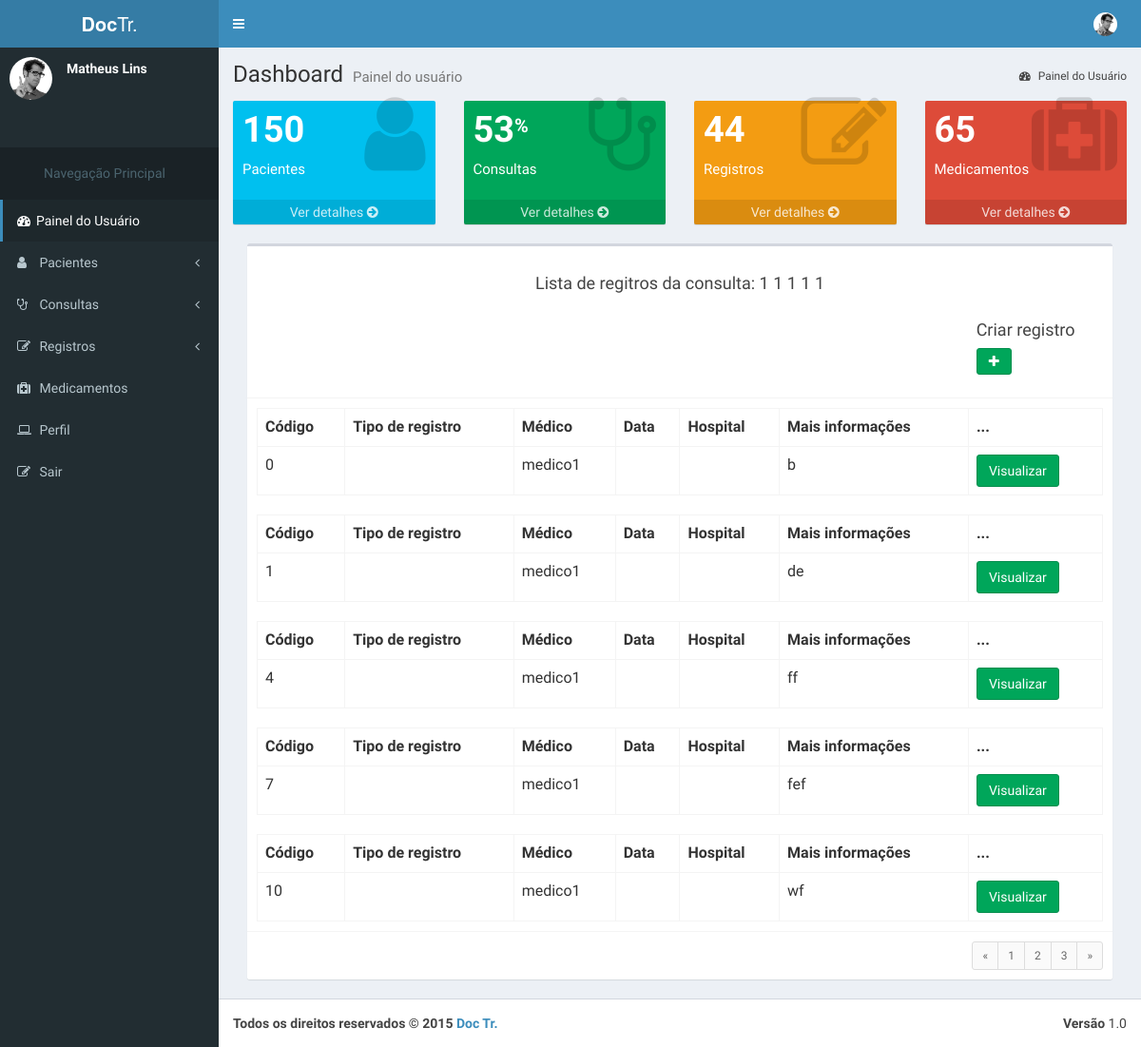
Page /registros/registros_da_consulta (signed in) on the earlier database version.
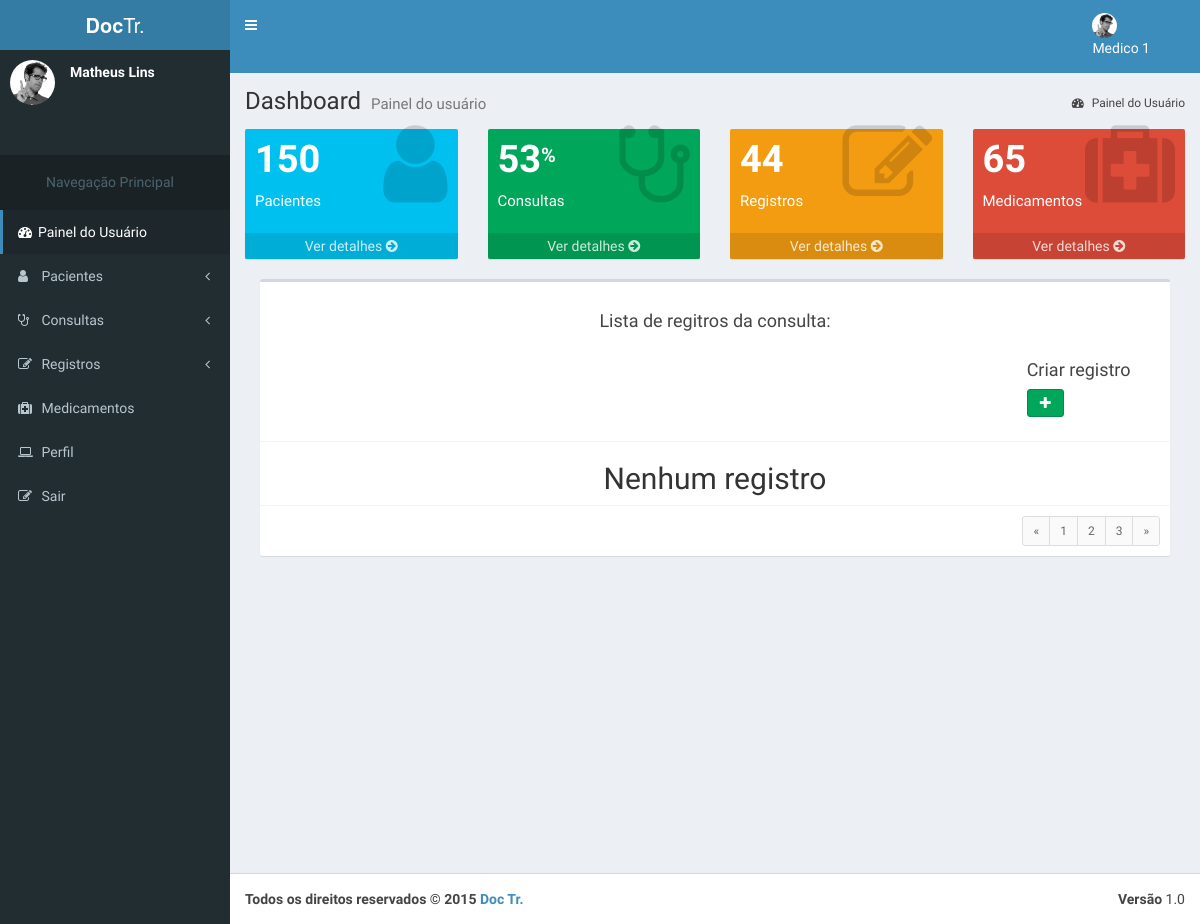
Same page on the later database version.
### register/models.py (models this page shows, shortened)
class Register(models.Model):
    register_code = models.IntegerField('ID',primary_key=True, null=False, blank=False)
    about = models.TextField('Mais informações', blank = True)
    created_at = models.DateTimeField('Criado em', auto_now_add=True)
    updated_at = models.DateTimeField('Atualizado em', auto_now=True)
    slug = models.SlugField('Atalho', max_length = 150, editable=True)
    consult = models.ForeignKey("consult.Consult", verbose_name='Consulta',
        related_name='register_Consult'
    )
    @models.permalink
    def get_absolute_url(self):
        return('register:details_register', (), {'slug': self.slug})
    class Meta:
        verbose_name = 'Registro'
        verbose_name_plural = 'Registros'
        ordering = ['register_code']

### consult/models.py (models this page shows, shortened)
class Consult(models.Model):
    consult_code = models.CharField('Código da Consulta', max_length=100, null=False, unique=True, primary_key=True)
    consult_type = models.CharField('Tipo de Consulta', max_length = 100)
    hospital = models.CharField('Hospital', max_length= 50)
    slug = models.SlugField('Atalho', max_length = 150, editable=True)
    about = models.TextField('Mais informações', blank = True)
    date_consult = models.DateTimeField('Data que está marcada a Consulta',auto_now_add=True, blank=True, null=True)
    created_at = models.DateTimeField('Criado em', auto_now_add=True)
    updated_at = models.DateTimeField('Atualizado em', auto_now=True)
    doctor = models.ForeignKey(
        settings.AUTH_USER_MODEL, verbose_name='Médico',
        related_name='consult_médico'
    )
    class Meta:
        verbose_name = 'Consulta'
        verbose_name_plural = 'Consultas'
        ordering = ['consult_type']

### accounts/models.py (models this page shows, shortened)
class UserU(AbstractBaseUser, PermissionsMixin):
    name = models.CharField('name', max_length=100, blank=True,null=True)
    email = models.EmailField('E-mail', unique=True)
    phone = models.CharField('Telefone', max_length=100, blank=True,null=True)
    username = models.CharField('name de Usuário', unique=True, max_length=100)
    birth_data = models.CharField('Data de Nascimento', max_length=100,blank=True)
    sex = models.CharField('Sexo',max_length=1, choices=(('M', 'Masculino'), ('F', 'Feminino')), default='Masculino')
    is_active = models.BooleanField('Está ativo?', blank=True, default=True)
    is_staff = models.BooleanField('É da equipe?', blank=True, default=False)
    date_joined = models.DateTimeField('Data de Entrada', auto_now_add=True)
    objects = UserManager()
    USERNAME_FIELD = 'username'
    REQUIRED_FIELDS = ['email','name']
    def __str__(self):
        return self.username
    class Meta:
        verbose_name = 'Usuário'
        verbose_name_plural = 'Usuários'

### register/views.py (the view)
@login_required(redirect_field_name='login_obrigatorio')
def consult_register(request):
	consult_register = Register.objects.all()
	template_name = 'consult_register.html'
	contexto = {
		'consult_register':consult_register
	}
	return render(request, template_name, contexto)

### register/templates/consult_register.html (shortened to what this page needs)
{% extends 'doctor/dashboard_doctor.html' %}
{% load static %}
      {% block content %}
        {% block shortcuts %}
            {{ block.super }}
            <div class="col-md-12">
              <div class="box">
                <div class="box-header with-border">
                  <br>
                  <center><h3 class="box-title">Lista de regitros da consulta:
                    {% for register in consult_register %}
                      {{register.consult.consult_code}}
                    {% endfor %}
                      </h3></center>
                  <br>
                  <form class="col-md-12 col-lg-offset-10">
                  <h4>Criar registro</h4>
                    <div class="input-group">
                      <div class="input-group-btn">
                      <a href="{% url 'register:choice_register' %}"><button class="btn btn-success" type="button"><i class="fa fa-plus"></i></button></a>
                      </div>
                    </div>
                  </form>
                </div>
                {% for register in consult_register %}
                <div class="box-body">
                  <table class="table table-bordered">
                    <tr>
                      <th>Código</th>
                      <th>Tipo de registro</th>
                      <th>Médico</th>
                      <th>Data</th>
                      <th>Hospital</th>
                      <th>Mais informações</th>
                      <th>...</th>
                    </tr>
                    <tr>
                      <td>{{register.register_code}}</td>
                      <td>{{register.register_type}}</td>
                      <td>{{register.consult.doctor}}</td>
                      <td></td>
                      <td>{{register.hospital}}</td>
                      <td>{{register.about}}</td>
                      <td>
                        <div class="input-group">
                          <div class="input-group-btn">
                            <a href="{{ register.get_absolute_url }}"><button class="btn btn-success" type="button">Visualizar</button></a>
                          </div>
                        </div>
                      </td>
                    </tr>
                  </table>
                </div>
                {% empty %}
                <h2><center>Nenhum registro</center></h2>
                {% endfor %}
                <div class="box-footer clearfix">
                  <ul class="pagination pagination-sm no-margin pull-right">
                    <li><a href="#">&laquo;</a></li>
                    <li><a href="#">1</a></li>
                    <li><a href="#">2</a></li>
                    <li><a href="#">3</a></li>
                    <li><a href="#">&raquo;</a></li>
                  </ul>
                </div>
              </div>
            </div>
		</div>
    </div>
        {% endblock %}
      {% endblock %}

### accounts/templates/doctor/dashboard_doctor.html (shortened to what this page needs)
{% load static %}
<html>
  <head>
    <link rel="stylesheet" href="{% static 'bootstrap/css/bootstrap.min.css' %}">
    <link rel="stylesheet" href="http://maxcdn.bootstrapcdn.com/font-awesome/4.4.0/css/font-awesome.min.css">
    <link rel="stylesheet" href="http://code.ionicframework.com/ionicons/2.0.1/css/ionicons.min.css">
    <link rel="stylesheet" href="{% static 'dist/css/AdminLTE.min.css' %}">
    <link rel="stylesheet" href="{% static 'dist/css/skins/_all-skins.min.css' %}">
    <link rel="stylesheet" href="{% static 'plugins/iCheck/flat/blue.css' %}">
    <link rel="stylesheet" href="{% static 'plugins/morris/morris.css' %}">
    <link rel="stylesheet" href="{% static 'plugins/jvectormap/jquery-jvectormap-1.2.2.css' %}">
    <link rel="stylesheet" href="{% static 'plugins/datepicker/datepicker3.css' %}">
    <link rel="stylesheet" href="{% static 'plugins/daterangepicker/daterangepicker-bs3.css' %}">
    <link rel="stylesheet" href="{% static 'plugins/bootstrap-wysihtml5/bootstrap3-wysihtml5.min.css' %}">
  </head>
  <body class="hold-transition skin-blue sidebar-mini">
    <div class="wrapper">
    {% block header %}
      <header class="main-header">
        <a href="{% url 'accounts:dashboard' %}" class="logo">
          <span class="logo-lg"><b>Doc</b>Tr.</span>
        </a>
        <nav class="navbar navbar-static-top" role="navigation">
          <a href="#" class="sidebar-toggle" data-toggle="offcanvas" role="button">
          </a>
          <div class="navbar-custom-menu">
            <ul class="nav navbar-nav">
              <li class="dropdown user user-menu">
                <a href="#" class="dropdown-toggle" data-toggle="dropdown">
                  <img src="{% static 'dist/img/user2-160x160.jpg' %}" class="user-image" alt="User Image">
                  <span class="hidden-xs">{{user.name}}</span>
                </a>
            </ul>
          </div>
        </nav>
      </header>
      {% endblock %}
      {% block menu %}
      <aside class="main-sidebar">
        <section class="sidebar">
          <div class="user-panel">
            <div class="pull-left image">
              <img src="{% static 'dist/img/user2-160x160.jpg' %}" class="img-circle" alt="User Image">
            </div>
            <div class="pull-left info">
              <p>Matheus Lins</p>
            </div>
          </div>
          <br>
          <br>
          <ul class="sidebar-menu">
            <li class="header"><center><h5>Navegação Principal</h5></center></li>
            <li class="active treeview">
              <a href="{% url 'accounts:dashboard' %}">
                <i class="fa fa-dashboard"></i><span>Painel do Usuário</span>
              </a>
            </li>
            <li class="treeview">
              <a href="#">
                <i class="fa fa-user"></i>
                <span>Pacientes</span>
                <i class="fa fa-angle-left pull-right"></i>
              </a>
            </li>
            <li>
              <a href="pages/widgets.html">
                <i class="fa fa-stethoscope"></i> <span>Consultas</span>
                <i class="fa fa-angle-left pull-right"></i>
              </a>
            </li>
            <li class="treeview">
              <a href="#">
                <i class="fa fa-pencil-square-o"></i>
                <span>Registros</span>
                <i class="fa fa-angle-left pull-right"></i>
              </a>
            </li>
            <li class="treeview">
              <a href="{% url 'accounts:medication' %}">
                <i class="fa fa-medkit"></i>
                <span>Medicamentos</span>
              </a>
            </li>
            <li class="treeview">
              <a href="{% url 'accounts:profile' %}">
                <i class="fa fa-laptop"></i>
                <span>Perfil</span>
              </a>
            </li>
            <li class="treeview">
              <a href="{% url 'core:logout' %}">
                <i class="fa fa-edit"></i> <span>Sair</span>
              </a>
            </li>
          </ul>
        </section>
      </aside>
      {% endblock %}
      {% block content %}
      {% block shortcuts %}
      <div class="content-wrapper">
        <section class="content-header">
          <h1>
            Dashboard
            <small>Painel do usuário</small>
          </h1>
          <ol class="breadcrumb">
            <li class="active"><a href="{% url 'accounts:dashboard' %}"><i class="fa fa-dashboard"></i> Painel do Usuário</a></li>
          </ol>
        </section>
        <section class="content">
          <div class="row">
            <div class="col-lg-3 col-xs-6">
              <div class="small-box bg-aqua">
                <div class="inner">
                  <h3>150</h3>
                  <p>Pacientes</p>
                </div>
                <div class="icon">
                  <i class="fa fa-user"></i>
                </div>
                <a href="{% url 'accounts:patients_list' %}" class="small-box-footer">Ver detalhes <i class="fa fa-arrow-circle-right"></i></a>
              </div>
            </div>
            <div class="col-lg-3 col-xs-6">
              <div class="small-box bg-green">
                <div class="inner">
                  <h3>53<sup style="font-size: 20px">%</sup></h3>
                  <p>Consultas</p>
                </div>
                <div class="icon">
                  <i class="fa fa-stethoscope"></i>
                </div>
                <a href="{% url 'consult:consults' %}" class="small-box-footer">Ver detalhes <i class="fa fa-arrow-circle-right"></i></a>
              </div>
            </div>
            <div class="col-lg-3 col-xs-6">
              <div class="small-box bg-yellow">
                <div class="inner">
                  <h3>44</h3>
                  <p>Registros</p>
                </div>
                <div class="icon">
                  <i class="fa fa-pencil-square-o"></i>
                </div>
                <a href="{% url 'register:registers' %}" class="small-box-footer">Ver detalhes <i class="fa fa-arrow-circle-right"></i></a>
              </div>
            </div>
            <div class="col-lg-3 col-xs-6">
              <div class="small-box bg-red">
                <div class="inner">
                  <h3>65</h3>
                  <p>Medicamentos</p>
                </div>
                <div class="icon">
                  <i class="fa fa-medkit"></i>
                </div>
                <a href="{% url 'accounts:medication' %}" class="small-box-footer">Ver detalhes <i class="fa fa-arrow-circle-right"></i></a>
              </div>
            </div>
          </div>
        {% endblock %}
      {% endblock %}
      {% block footer %}
      <footer class="main-footer">
        <div class="pull-right hidden-xs">
          <b>Versão</b> 1.0
        </div>
        <strong>Todos os direitos reservados &copy; 2015 <a href="{% url 'core:home' %}">Doc Tr.</a>
      </footer>
      {% endblock %}
  </body>
</html>

### accounts/templates/doctor/dashboard_doctor.html (style rules this page uses)
.navbar-nav { margin-right: 20%; }

Differences in the rows shown:
removed Register: consult.consult_code "1", register_code "0", consult.doctor "medico1", about "b"
removed Register: consult.consult_code "1", register_code "1", consult.doctor "medico1", about "de"
removed Register: consult.consult_code "1", register_code "4", consult.doctor "medico1", about "ff"
removed Register: consult.consult_code "1", register_code "7", consult.doctor "medico1", about "fef"
removed Register: consult.consult_code "1", register_code "10", consult.doctor "medico1", about "wf"
now on this page (row edited): UserU: name "Medico 1"
Other differences:
text now shown: "Nenhum registro"
